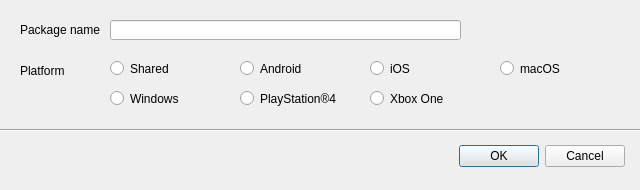
<?xml version="1.0" encoding="UTF-8"?>
<ui version="4.0">
 <class>CreatePackageDialog</class>
 <widget class="QDialog" name="CreatePackageDialog">
  <property name="geometry">
   <rect>
    <x>0</x>
    <y>0</y>
    <width>640</width>
    <height>190</height>
   </rect>
  </property>
  <property name="minimumSize">
   <size>
    <width>640</width>
    <height>190</height>
   </size>
  </property>
  <property name="maximumSize">
   <size>
    <width>640</width>
    <height>190</height>
   </size>
  </property>
  <property name="windowTitle">
   <string>Create Package</string>
  </property>
  <widget class="QDialogButtonBox" name="buttonBox">
   <property name="geometry">
    <rect>
     <x>450</x>
     <y>140</y>
     <width>175</width>
     <height>32</height>
    </rect>
   </property>
   <property name="orientation">
    <enum>Qt::Horizontal</enum>
   </property>
   <property name="standardButtons">
    <set>QDialogButtonBox::Cancel|QDialogButtonBox::Ok</set>
   </property>
  </widget>
  <widget class="QLabel" name="label">
   <property name="geometry">
    <rect>
     <x>20</x>
     <y>20</y>
     <width>103</width>
     <height>19</height>
    </rect>
   </property>
   <property name="text">
    <string>Package name</string>
   </property>
  </widget>
  <widget class="QLineEdit" name="packageName">
   <property name="geometry">
    <rect>
     <x>110</x>
     <y>20</y>
     <width>351</width>
     <height>20</height>
    </rect>
   </property>
  </widget>
  <widget class="Line" name="line">
   <property name="geometry">
    <rect>
     <x>0</x>
     <y>120</y>
     <width>641</width>
     <height>20</height>
    </rect>
   </property>
   <property name="orientation">
    <enum>Qt::Horizontal</enum>
   </property>
  </widget>
  <widget class="QRadioButton" name="shared">
   <property name="geometry">
    <rect>
     <x>110</x>
     <y>60</y>
     <width>124</width>
     <height>17</height>
    </rect>
   </property>
   <property name="minimumSize">
    <size>
     <width>124</width>
     <height>0</height>
    </size>
   </property>
   <property name="maximumSize">
    <size>
     <width>120</width>
     <height>16777215</height>
    </size>
   </property>
   <property name="text">
    <string>Shared   </string>
   </property>
   <attribute name="buttonGroup">
    <string notr="true">platformGroup</string>
   </attribute>
  </widget>
  <widget class="QLabel" name="label_2">
   <property name="geometry">
    <rect>
     <x>20</x>
     <y>60</y>
     <width>85</width>
     <height>21</height>
    </rect>
   </property>
   <property name="minimumSize">
    <size>
     <width>85</width>
     <height>0</height>
    </size>
   </property>
   <property name="maximumSize">
    <size>
     <width>85</width>
     <height>16777215</height>
    </size>
   </property>
   <property name="text">
    <string>Platform   </string>
   </property>
  </widget>
  <widget class="QRadioButton" name="es3">
   <property name="geometry">
    <rect>
     <x>240</x>
     <y>60</y>
     <width>124</width>
     <height>17</height>
    </rect>
   </property>
   <property name="minimumSize">
    <size>
     <width>124</width>
     <height>0</height>
    </size>
   </property>
   <property name="maximumSize">
    <size>
     <width>124</width>
     <height>16777215</height>
    </size>
   </property>
   <property name="text">
    <string>Android  </string>
   </property>
   <attribute name="buttonGroup">
    <string notr="true">platformGroup</string>
   </attribute>
  </widget>
  <widget class="QRadioButton" name="ios">
   <property name="geometry">
    <rect>
     <x>370</x>
     <y>60</y>
     <width>124</width>
     <height>17</height>
    </rect>
   </property>
   <property name="minimumSize">
    <size>
     <width>124</width>
     <height>0</height>
    </size>
   </property>
   <property name="maximumSize">
    <size>
     <width>124</width>
     <height>16777215</height>
    </size>
   </property>
   <property name="text">
    <string>iOS</string>
   </property>
   <attribute name="buttonGroup">
    <string notr="true">platformGroup</string>
   </attribute>
  </widget>
  <widget class="QRadioButton" name="osx_gl">
   <property name="geometry">
    <rect>
     <x>500</x>
     <y>60</y>
     <width>124</width>
     <height>17</height>
    </rect>
   </property>
   <property name="minimumSize">
    <size>
     <width>124</width>
     <height>0</height>
    </size>
   </property>
   <property name="maximumSize">
    <size>
     <width>124</width>
     <height>16777215</height>
    </size>
   </property>
   <property name="text">
    <string>macOS</string>
   </property>
   <attribute name="buttonGroup">
    <string notr="true">platformGroup</string>
   </attribute>
  </widget>
  <widget class="QRadioButton" name="pc">
   <property name="geometry">
    <rect>
     <x>110</x>
     <y>90</y>
     <width>124</width>
     <height>17</height>
    </rect>
   </property>
   <property name="minimumSize">
    <size>
     <width>124</width>
     <height>0</height>
    </size>
   </property>
   <property name="maximumSize">
    <size>
     <width>124</width>
     <height>16777215</height>
    </size>
   </property>
   <property name="text">
    <string>Windows</string>
   </property>
   <attribute name="buttonGroup">
    <string notr="true">platformGroup</string>
   </attribute>
  </widget>
  <widget class="QRadioButton" name="ps4">
   <property name="geometry">
    <rect>
     <x>240</x>
     <y>90</y>
     <width>124</width>
     <height>17</height>
    </rect>
   </property>
   <property name="minimumSize">
    <size>
     <width>124</width>
     <height>0</height>
    </size>
   </property>
   <property name="maximumSize">
    <size>
     <width>124</width>
     <height>16777215</height>
    </size>
   </property>
   <property name="text">
    <string>PlayStation®4</string>
   </property>
   <attribute name="buttonGroup">
    <string notr="true">platformGroup</string>
   </attribute>
  </widget>
  <widget class="QRadioButton" name="xboxone">
   <property name="geometry">
    <rect>
     <x>370</x>
     <y>90</y>
     <width>124</width>
     <height>17</height>
    </rect>
   </property>
   <property name="minimumSize">
    <size>
     <width>124</width>
     <height>0</height>
    </size>
   </property>
   <property name="maximumSize">
    <size>
     <width>124</width>
     <height>16777215</height>
    </size>
   </property>
   <property name="text">
    <string>Xbox One</string>
   </property>
   <attribute name="buttonGroup">
    <string notr="true">platformGroup</string>
   </attribute>
  </widget>
 </widget>
 <resources/>
 <connections>
  <connection>
   <sender>buttonBox</sender>
   <signal>accepted()</signal>
   <receiver>CreatePackageDialog</receiver>
   <slot>accept()</slot>
   <hints>
    <hint type="sourcelabel">
     <x>248</x>
     <y>254</y>
    </hint>
    <hint type="destinationlabel">
     <x>157</x>
     <y>274</y>
    </hint>
   </hints>
  </connection>
  <connection>
   <sender>buttonBox</sender>
   <signal>rejected()</signal>
   <receiver>CreatePackageDialog</receiver>
   <slot>reject()</slot>
   <hints>
    <hint type="sourcelabel">
     <x>316</x>
     <y>260</y>
    </hint>
    <hint type="destinationlabel">
     <x>286</x>
     <y>274</y>
    </hint>
   </hints>
  </connection>
 </connections>
 <buttongroups>
  <buttongroup name="platformGroup"/>
 </buttongroups>
</ui>
